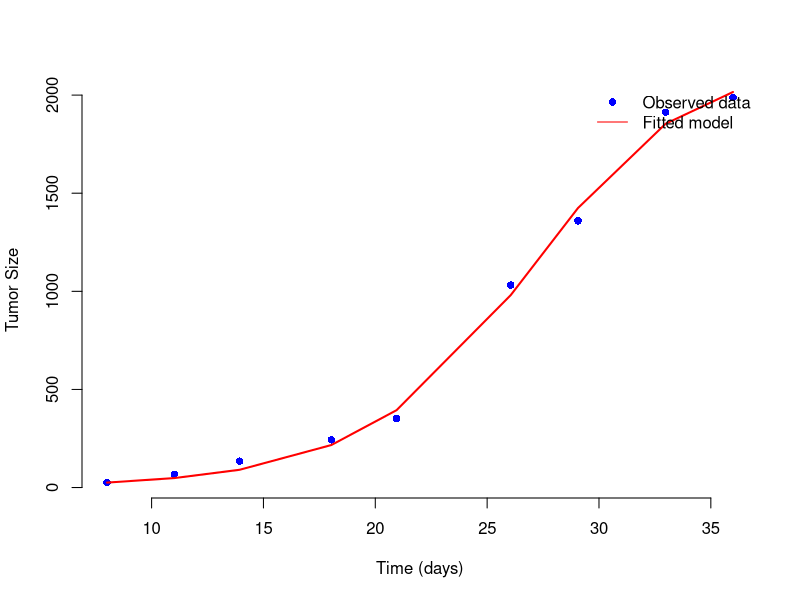

Here is the R script that generated this plot:
rm(list=ls())

# Read CSV data
data.df <- read.csv("tumor-data.csv", header=TRUE)

TimeData <- data.df$x    # Time points from the data
TumorData <- data.df$y   # Measured tumor sizes (y)
TimeSim <- TimeData      # Use the same time points for simulation

# Tumor growth model
# y' = (g / epsilon) * y * [1 - (y / K)^epsilon]
library(deSolve)

TumorGrowth.model <- function(t, pop, param) {
  y <- pop[1]  # Tumor size at time t
  
  g     <- param[1]   # Growth rate
  eps   <- param[2]   #
  K     <- param[3]   # Carrying capacity
  
  dy <- (g / eps) * y * (1 - (y / K)^eps)
  
  list( dy )
}

# Cost function - SSE (Sum of Squared Errors)
# Parameters to estimate: g, epsilon, K

sse_func <- function(par) {
  
  g_   <- par[1]
  eps_ <- par[2]
  K_   <- par[3]
  
  param_vec <- c(g_, eps_, K_)
  
  # Initial condition: y(0) = the first observed tumor size
  Init.cond <- c(y = TumorData[1])
  
  out <- lsoda(Init.cond, TimeSim, TumorGrowth.model, param_vec)
  
  model_y <- out[, 'y']
  
  diff_ <- TumorData - model_y
  
  return(sum(diff_^2))   
}


# Initial guesses for the parameters to be estimated
init_par <- c(g = 0.5, eps = 1, K = 2000)

# parameters estimation using 'optim'
fit <- optim(
  par   = init_par,
  fn    = sse_func,
  method= "L-BFGS-B",
  lower = c(1e-5, 1e-5, 1),  # lower bound
  upper =  c(10, 10, 10000)   # upper bound
)

# Results
best_par <- fit$par
best_par

param_best <- c(best_par["g"], best_par["eps"], best_par["K"])

Init.cond <- c(y = TumorData[1])

out_best <- lsoda(Init.cond, TimeSim, TumorGrowth.model, param_best)

out_best_df <- as.data.frame(out_best)

plot(TimeData, TumorData, pch=16, col="blue",
     xlab="Time (days)", ylab="Tumor Size", bty="n")
lines(out_best_df$time, out_best_df$y, col="red", lwd=2)

legend("topright", legend=c("Observed data", "Fitted model"),
       col=c("blue","red"), pch=c(16,NA), lty=c(0,1), bty="n")
